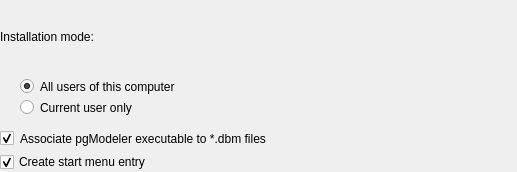
<?xml version="1.0" encoding="UTF-8"?>
<ui version="4.0">
 <class>ExtraOptionsWidget</class>
 <widget class="QWidget" name="ExtraOptionsWidget">
  <property name="geometry">
   <rect>
    <x>0</x>
    <y>0</y>
    <width>517</width>
    <height>172</height>
   </rect>
  </property>
  <property name="sizePolicy">
   <sizepolicy hsizetype="Preferred" vsizetype="Fixed">
    <horstretch>0</horstretch>
    <verstretch>0</verstretch>
   </sizepolicy>
  </property>
  <property name="maximumSize">
   <size>
    <width>16777215</width>
    <height>470</height>
   </size>
  </property>
  <property name="windowTitle">
   <string>Installation options</string>
  </property>
  <layout class="QGridLayout" name="gridLayout">
   <property name="leftMargin">
    <number>0</number>
   </property>
   <property name="topMargin">
    <number>0</number>
   </property>
   <property name="rightMargin">
    <number>0</number>
   </property>
   <property name="bottomMargin">
    <number>0</number>
   </property>
   <property name="spacing">
    <number>6</number>
   </property>
   <item row="0" column="0">
    <layout class="QVBoxLayout" name="verticalLayout">
     <item>
      <widget class="QLabel" name="label">
       <property name="sizePolicy">
        <sizepolicy hsizetype="Fixed" vsizetype="Preferred">
         <horstretch>0</horstretch>
         <verstretch>0</verstretch>
        </sizepolicy>
       </property>
       <property name="text">
        <string>Installation mode:</string>
       </property>
      </widget>
     </item>
     <item>
      <widget class="QRadioButton" name="all_users_rb">
       <property name="sizePolicy">
        <sizepolicy hsizetype="Fixed" vsizetype="Fixed">
         <horstretch>0</horstretch>
         <verstretch>0</verstretch>
        </sizepolicy>
       </property>
       <property name="styleSheet">
        <string notr="true">margin-left: 20px;</string>
       </property>
       <property name="text">
        <string>All users of this computer</string>
       </property>
       <property name="checked">
        <bool>true</bool>
       </property>
      </widget>
     </item>
     <item>
      <widget class="QRadioButton" name="current_user_rb">
       <property name="sizePolicy">
        <sizepolicy hsizetype="Expanding" vsizetype="Fixed">
         <horstretch>0</horstretch>
         <verstretch>0</verstretch>
        </sizepolicy>
       </property>
       <property name="styleSheet">
        <string notr="true">margin-left: 20px;</string>
       </property>
       <property name="text">
        <string>Current user only</string>
       </property>
       <property name="checked">
        <bool>false</bool>
       </property>
      </widget>
     </item>
    </layout>
   </item>
   <item row="1" column="0">
    <widget class="QCheckBox" name="associate_dbm_chk">
     <property name="styleSheet">
      <string notr="true">margin-top: 10px;</string>
     </property>
     <property name="text">
      <string>Associate pgModeler executable to *.dbm files</string>
     </property>
     <property name="checked">
      <bool>true</bool>
     </property>
    </widget>
   </item>
   <item row="2" column="0">
    <widget class="QCheckBox" name="create_start_menu_chk">
     <property name="text">
      <string>Create start menu entry</string>
     </property>
     <property name="checked">
      <bool>true</bool>
     </property>
    </widget>
   </item>
  </layout>
 </widget>
 <resources/>
 <connections/>
</ui>
